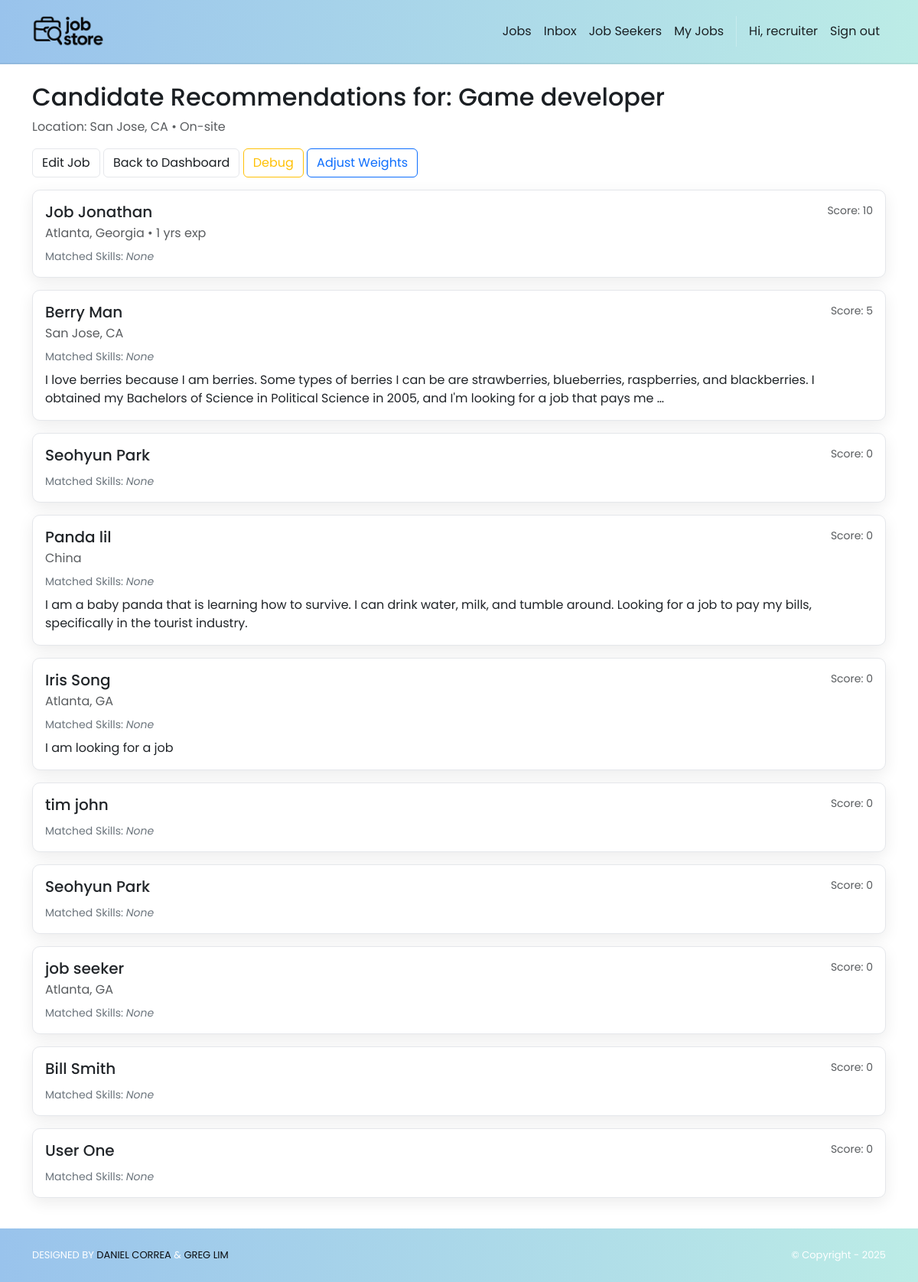
The app's page /jobs/7/recommendations/ (signed in) with its own data.
### accounts/models.py (models this page shows)
class User(AbstractUser):
    class Roles(models.TextChoices):
        RECRUITER = "RECRUITER", "Recruiter"
        JOB_SEEKER = "JOB_SEEKER", "Job Seeker"
    role = models.CharField(
        max_length=20, choices=Roles.choices, default=Roles.JOB_SEEKER, db_index=True
    )
    @property
    def is_recruiter(self) -> bool:
        return self.role == self.Roles.RECRUITER
    @property
    def is_jobseeker(self) -> bool:
        return self.role == self.Roles.JOB_SEEKER

### jobs/models.py (models this page shows, shortened)
class Job(models.Model):
    class RemoteType(models.TextChoices):
        ONSITE = "ONSITE", "On-site"
        REMOTE = "REMOTE", "Remote"
        HYBRID = "HYBRID", "Hybrid"
    title = models.CharField(max_length=200, db_index=True)
    description = models.TextField()
    location = models.CharField(max_length=200, db_index=True)
    address = models.CharField(max_length=200, db_index=True)
    remote_type = models.CharField(max_length=6, choices=RemoteType.choices)
    salary_min = models.PositiveIntegerField(null=True, blank=True)
    salary_max = models.PositiveIntegerField(null=True, blank=True)
    visa_sponsorship = models.BooleanField(default=False)
    min_experience = models.PositiveIntegerField(null=True, blank=True)
    skills = models.ManyToManyField(Skill, blank=True, related_name="jobs")
    created_by = models.ForeignKey(
        settings.AUTH_USER_MODEL,
        on_delete=models.CASCADE,
        related_name="jobs",
        limit_choices_to={"role": "RECRUITER"},
    )
    created_at = models.DateTimeField(auto_now_add=True)

### jobSeekers/models.py (models this page shows, shortened)
class JobSeeker(models.Model):
    user = models.OneToOneField(
        settings.AUTH_USER_MODEL, on_delete=models.CASCADE, related_name="jobseeker_profile"
    )
    firstName = models.CharField("First Name", max_length=255)
    lastName  = models.CharField("Last Name", max_length=255)
    location  = models.CharField("Location", max_length=255, blank=True)
    image     = models.ImageField("Profile Image", upload_to='jobSeeker_images/', null=True, blank=True)
    years_experience = models.PositiveIntegerField(null=True, blank=True)
    open_to_work = models.BooleanField(default=True)
    desired_salary_min = models.PositiveIntegerField(null=True, blank=True)
    desired_salary_max = models.PositiveIntegerField(null=True, blank=True)
    education = models.ForeignKey("Institution", on_delete=models.PROTECT, related_name="jobSeeker", null=True, blank=True)
    degree    = models.CharField(max_length=255, blank=True)
    startYear = models.IntegerField("Start Year", null=True, blank=True)
    endYear   = models.IntegerField("End Year", null=True, blank=True)
    headline   = models.TextField(blank=True)
    experience = models.ManyToManyField("Experience", related_name="jobSeeker", blank=True)
    skills     = models.ManyToManyField("Skill", related_name="jobSeeker", blank=True)
    links      = models.ManyToManyField("Link", related_name="jobSeeker", blank=True)
    hide_image = models.BooleanField(default=False)
    hide_headline = models.BooleanField(default=False)
    hide_profile = models.BooleanField(default=False)
    hide_location = models.BooleanField(default=False)
    @property
    def full_name(self):
        return f"{self.firstName} {self.lastName}"

### jobs/views.py (the view)
# urls.py: path("<int:pk>/recommendations/", views.job_recommendations, name="jobs.recommendations"),
@login_required
@recruiter_required
def job_recommendations(request, pk):
    job = get_object_or_404(Job, pk=pk, created_by=request.user)
    candidates = recommend_candidates_for_job(job)
    return render(request, "jobs/recommendations.html", {"job": job, "candidates": candidates})

### jobStore/context_processors.py (called while the page is built)
def static_revisions(request):
    base = Path(settings.BASE_DIR)
    logo_path = base / 'jobStore' / 'static' / 'img' / 'logo.png'
    try:
        rev_logo = str(int(os.path.getmtime(logo_path)))
    except Exception:
        rev_logo = '1'
    css_path = base / 'jobStore' / 'static' / 'css' / 'style.css'
    try:
        rev_css = str(int(os.path.getmtime(css_path)))
    except Exception:
        rev_css = '1'
    return {
        'STATIC_REV_LOGO': rev_logo,
        'STATIC_REV_CSS': rev_css,
    }

### jobs/templates/jobs/recommendations.html
{% extends "base.html" %}
{% block content %}
<div class="container py-4">
  <h2>Candidate Recommendations for: {{ job.title }}</h2>
  <p class="text-muted">Location: {{ job.location }} • {{ job.get_remote_type_display }}{% if job.min_experience %} • Min Exp: {{ job.min_experience }} yrs{% endif %}</p>
  <div class="mb-3">
    <a href="{% url 'jobs.edit' job.pk %}" class="btn btn-outline-secondary">Edit Job</a>
    <a href="{% url 'jobs.dashboard' %}" class="btn btn-outline-secondary">Back to Dashboard</a>
    <a href="{% url 'jobs.recommendations_debug' job.pk %}" class="btn btn-outline-warning">Debug</a>
    <a href="{% url 'accounts.recommendation_settings' %}" class="btn btn-outline-primary">Adjust Weights</a>
  </div>
  {% for c in candidates %}
    <div class="card mb-3">
      <div class="card-body">
        <div class="d-flex justify-content-between">
          <div>
            <h5 class="card-title mb-1">{{ c.full_name }}</h5>
            <div class="text-muted">{{ c.location }}{% if c.years_experience %} • {{ c.years_experience }} yrs exp{% endif %}</div>
          </div>
          <div class="text-end text-muted small">
            Score: {{ c.total_score|default:0 }}
          </div>
        </div>
        <div class="small text-secondary mt-2">
          Matched Skills:
          {% with job_skills=job.skills.all candidate_skills=c.skills.all %}
            {% if job_skills and candidate_skills %}
              {% for s in job_skills %}
                {% if s in candidate_skills %}
                  <span class="badge text-bg-light me-1">{{ s.name }}</span>
                {% endif %}
              {% endfor %}
            {% else %}
              <em>None</em>
            {% endif %}
          {% endwith %}
        </div>
        {% if c.headline %}
          <p class="mt-2 mb-0">{{ c.headline|truncatewords:40 }}</p>
        {% endif %}
      </div>
    </div>
  {% empty %}
    <p>No matching candidates found yet. Try adding skills or adjusting minimum experience.</p>
  {% endfor %}
</div>
{% endblock %}

### jobStore/templates/base.html (shortened to what this page needs)
<!DOCTYPE html>
<html>
  {% load static %}
  <head>
    <link href="https://cdn.jsdelivr.net/npm/bootstrap@5.3.3/dist/css/bootstrap.min.css"
          rel="stylesheet">
    <link rel="stylesheet"
          href="https://cdnjs.cloudflare.com/ajax/libs/font-awesome/6.1.1/css/all.min.css">
    <link rel="stylesheet" type="text/css" href="{% static 'css/style.css' %}?v={{ STATIC_REV_CSS }}">
  </head>
  <body class="d-flex flex-column min-vh-100{% if request.resolver_match and request.resolver_match.url_name == 'home.index' %} is-home{% endif %}">
    <nav class="p-3 navbar navbar-light ms-brandbar navbar-expand-lg">
      <div class="container">
        <a class="navbar-brand" href="{% url 'home.index' %}">
          <img src="{% static 'img/logo.png' %}?v={{ STATIC_REV_LOGO }}" alt="logo" height="40" />
        </a>
        <div class="collapse navbar-collapse" id="navbarNavAltMarkup">
          <div class="navbar-nav ms-auto navbar-ml align-items-lg-center">
            <a class="nav-link" href="{% url 'jobs.list' %}">Jobs</a>
            {% if user.is_authenticated %}
              <a class = "nav-link" href="{% url 'inbox' %}">
                Inbox
              </a>
              {% if user.is_staff or user.is_recruiter %}
                <a class="nav-link" href="{% url 'jobSeekers.index' %}">Job Seekers</a>
                <a class="nav-link" href="{% url 'jobs.dashboard' %}">My Jobs</a>
              {% endif %}
              <span class="nav-link disabled">Hi, {{ user.username }}</span>
              <a class="nav-link" href="{% url 'logout' %}">Sign out</a>
            {% else %}
              <a class="nav-link" href="{% url 'login' %}">Log in</a>
              <a class="nav-link" href="{% url 'signup.choice' %}">Sign up</a>
            {% endif %}
          </div>
        </div>
      </div>
    </nav>
    <div class="flex-grow-1">
      {% block content %}
      {% endblock content %}
    </div>
    <section class="p-3 ms-footer-bottom">
      <div class="container d-flex justify-content-between">
        <div class="me-5 text-white">
          <span>DESIGNED BY
            <a href="https://www.x.com/danielgarax" target="_blank">DANIEL CORREA</a> &
            <a href="https://www.x.com/greglim81" target="_blank">GREG LIM</a>
          </span>
        </div>
        <div class="text-white">
          <span>© Copyright - 2025</span>
        </div>
      </div>
    </section>
  </body>
</html>

### jobStore/static/css/style.css (style rules this page uses)
:root { --bg: #ffffff; --bg-alt: #f6f7f9; --surface: #ffffff; --surface-2: #f2f3f5; --text: #1b1f23; --muted: #6b7280; --border: #e5e7eb; --brand-blue-1: #99C3EC; --brand-blue-2: #AAD2EC; --brand-cyan: #BCECE6; --brand-mint: #97E3C2; --brand-peach: #FFEED9; --brand-pink: #F69C9E; --primary: var(--brand-blue-1); --primary-contrast: #0b0d10; --link: var(--brand-blue-1); --success: var(--brand-mint); --warning: var(--brand-peach); --danger: var(--brand-pink); --shadow: 0 6px 20px rgba(0,0,0,0.08); --radius: 10px; --radius-sm: 8px; --radius-xs: 6px; --focus: 0 0 0 0.2rem rgba(153,195,236,0.35); --transition: 180ms ease; }
html, body { background: var(--bg); color: var(--text); }
body { font-family: 'Poppins', system-ui, -apple-system, Segoe UI, Roboto, Arial, sans-serif; line-height: 1.5; text-rendering: optimizeLegibility; -webkit-font-smoothing: antialiased; -moz-osx-font-smoothing: grayscale; transition: background-color var(--transition), color var(--transition); }
a { color: var(--link); }
.navbar { backdrop-filter: saturate(160%) blur(4px); }
.navbar .nav-link { opacity: 0.9; }
.ms-brandbar { background-color: #99C3EC; background: linear-gradient(90deg, var(--brand-blue-1), var(--brand-cyan)) !important; border-bottom: 2px solid rgba(0,0,0,0.06); }
.ms-brandbar .nav-link, .ms-brandbar .navbar-brand, .ms-brandbar .navbar-text { color: var(--primary-contrast) !important; }
.ms-brandbar .nav-link { position: relative; transition: color 160ms ease, transform 140ms ease; }
.ms-brandbar .nav-link::after { content: ''; position: absolute; left: 0; right: 0; bottom: -4px; height: 2px; width: 0; margin: 0 auto; background: var(--primary-contrast); transition: width 180ms ease; }
.card { background-color: var(--surface); border: 1px solid var(--border); border-radius: var(--radius); box-shadow: var(--shadow); }
.btn-outline-secondary { color: var(--text); border-color: var(--border); }
.btn { transition: transform 140ms ease, box-shadow 180ms ease, filter 140ms ease; }
.ms-footer-bottom { background-color: #99C3EC; background: linear-gradient(90deg, var(--brand-blue-1), var(--brand-cyan)) !important; border-top: 0; }
.ms-footer-bottom span { font-size: 13px; line-height: 38px; }
.ms-footer-bottom a { color: var(--primary-contrast); text-decoration: none; }
.btn, .form-control, .form-select, .nav-link, .card { transition: all var(--transition); }

### records on screen
User: username "recruiter"
Job: title "Game developer", location "San Jose, CA", remote_type "On-site"
JobSeeker: full_name "Job Jonathan", location "Atlanta, Georgia", years_experience "1", total_score "10"
JobSeeker: full_name "Berry Man", location "San Jose, CA", total_score "5", headline "I love berries because I am berries. Some types of berries I can be are strawberries, blueberries, raspberries, and blackberries. I obtained my Bachelors of Science in Political Science in 2005, and I'm looking for a job that pays me …"
JobSeeker: full_name "Seohyun Park", total_score "0"
JobSeeker: full_name "Panda lil", location "China", total_score "0", headline "I am a baby panda that is learning how to survive. I can drink water, milk, and tumble around. Looking for a job to pay my bills, specifically in the tourist industry."
JobSeeker: full_name "Iris Song", location "Atlanta, GA", total_score "0", headline "I am looking for a job"
JobSeeker: full_name "tim john", total_score "0"
JobSeeker: full_name "Seohyun Park", total_score "0"
JobSeeker: full_name "job seeker", location "Atlanta, GA", total_score "0"
JobSeeker: full_name "Bill Smith", total_score "0"
JobSeeker: full_name "User One", total_score "0"
